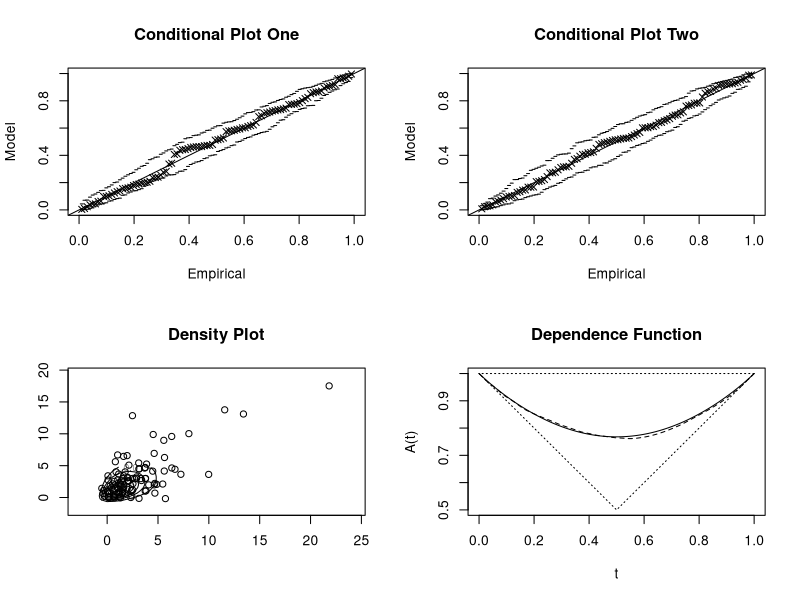
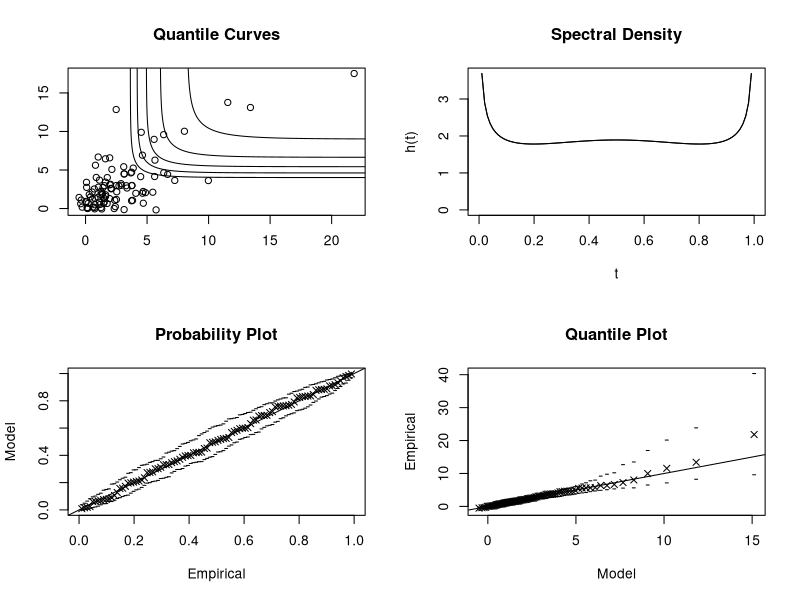
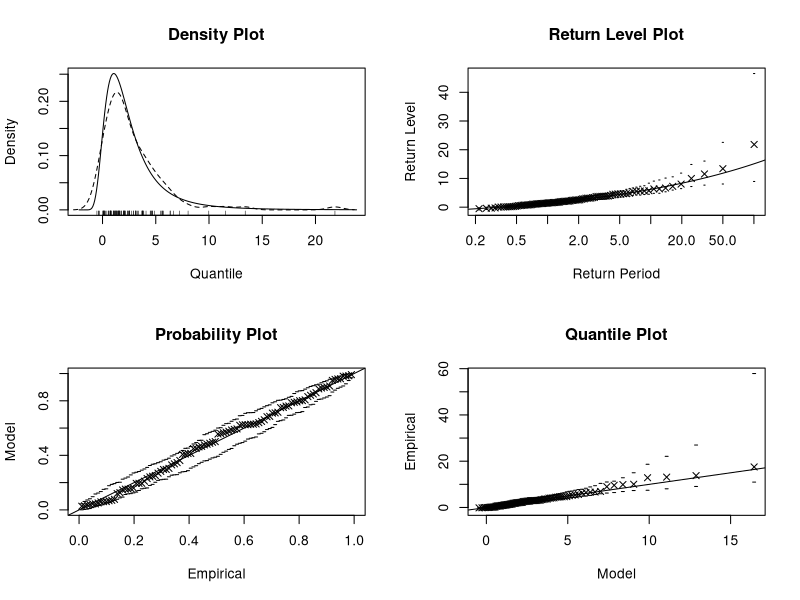
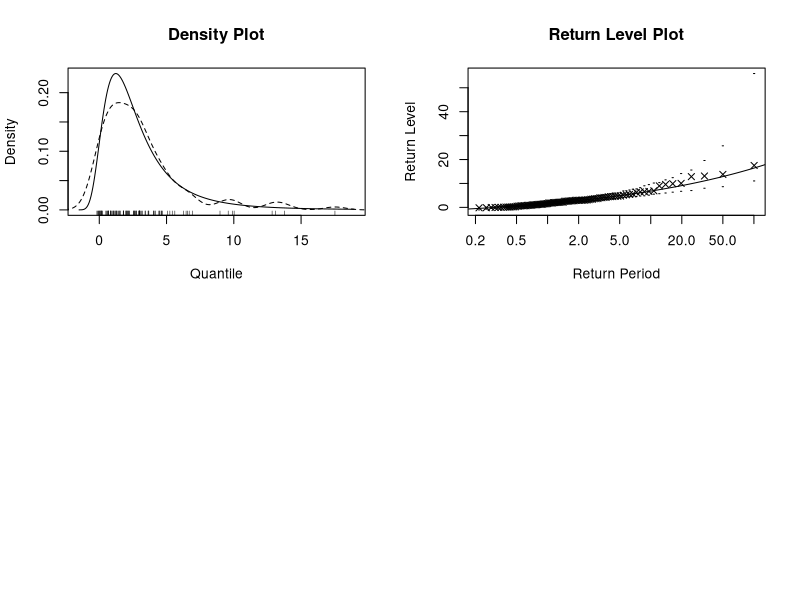

These figures' R source, in order: (Note: this script raises an error after producing the figures.)
library(evd)


### Name: fbvevd
### Title: Maximum-likelihood Fitting of Bivariate Extreme Value
###   Distributions
### Aliases: fbvevd print.bvevd
### Keywords: models

### ** Examples

bvdata <- rbvevd(100, dep = 0.6, model = "log", mar1 = c(1.2,1.4,0.4))
M1 <- fbvevd(bvdata, model = "log")
M2 <- fbvevd(bvdata, model = "log", dep = 0.75)
anova(M1, M2)
par(mfrow = c(2,2))
plot(M1)
plot(M1, mar = 1)
plot(M1, mar = 2)
## Not run: par(mfrow = c(1,1))
## Not run: M1P <- profile(M1, which = "dep")
## Not run: plot(M1P)

trend <- (-49:50)/100
rnd <- runif(100, min = -.5, max = .5)
fbvevd(bvdata, model = "log", nsloc1 = trend)
fbvevd(bvdata, model = "log", nsloc1 = trend, nsloc2 = data.frame(trend
= trend,  random = rnd))
fbvevd(bvdata, model = "log", nsloc1 = trend, nsloc2 = data.frame(trend
= trend, random = rnd), loc2random = 0)

bvdata <- rbvevd(100, dep = 1, asy = c(0.5,0.5), model = "anegl")
anlog <- fbvevd(bvdata, model = "anegl")
mixed <- fbvevd(bvdata, model = "anegl", dep = 1, sym = TRUE)
anova(anlog, mixed)
amixed <- fbvevd(bvdata, model = "amix")
mixed <- fbvevd(bvdata, model = "amix", beta = 0)
anova(amixed, mixed)
